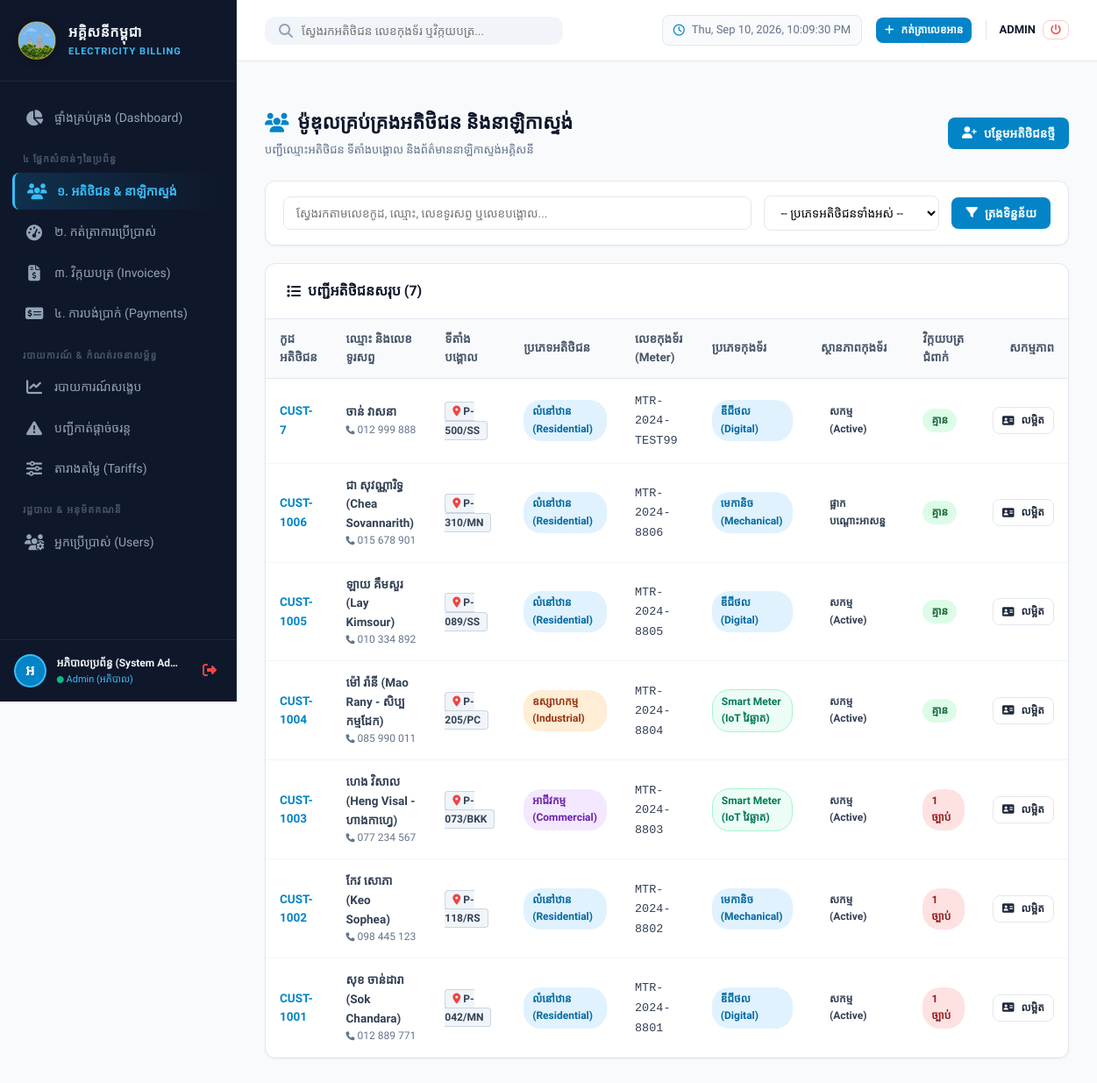
The page /customers (signed in) on the database its author committed.
### tables this page shows
CREATE TABLE users (
        id INTEGER PRIMARY KEY AUTOINCREMENT,
        username TEXT UNIQUE NOT NULL COLLATE NOCASE,
        password_hash TEXT NOT NULL,
        full_name TEXT NOT NULL,
        phone TEXT,
        role TEXT DEFAULT 'staff' CHECK(role IN ('admin', 'staff')),
        status TEXT DEFAULT 'pending' CHECK(status IN ('pending', 'approved', 'rejected')),
        created_at TIMESTAMP DEFAULT CURRENT_TIMESTAMP,
        approved_at TIMESTAMP,
        approved_by TEXT
    );

CREATE TABLE meters (
        id INTEGER PRIMARY KEY AUTOINCREMENT,
        meter_number TEXT UNIQUE NOT NULL,
        customer_id INTEGER,
        meter_type TEXT NOT NULL CHECK(meter_type IN ('mechanical', 'digital', 'smart')),
        install_date DATE NOT NULL,
        initial_kwh REAL DEFAULT 0.0,
        status TEXT DEFAULT 'active' CHECK(status IN ('active', 'suspended', 'disconnected')),
        created_at TIMESTAMP DEFAULT CURRENT_TIMESTAMP,
        FOREIGN KEY (customer_id) REFERENCES customers (id) ON DELETE SET NULL
    );

CREATE TABLE customers (
        id INTEGER PRIMARY KEY AUTOINCREMENT,
        code TEXT UNIQUE NOT NULL,
        name TEXT NOT NULL,
        phone TEXT,
        address TEXT NOT NULL,
        pole_number TEXT NOT NULL,
        customer_type TEXT NOT NULL CHECK(customer_type IN ('residential', 'commercial', 'industrial')),
        created_at TIMESTAMP DEFAULT CURRENT_TIMESTAMP
    );

### app.py (the view)
@app.route('/customers')
@login_required
def customers_list():
    query = request.args.get('q', '').strip()
    cust_type = request.args.get('type', '').strip()
    conn = get_db_connection()
    cursor = conn.cursor()
    sql = """
        SELECT c.*,
               m.id as meter_id, m.meter_number, m.meter_type, m.status as meter_status,
               (SELECT COUNT(*) FROM invoices WHERE customer_id = c.id AND payment_status IN ('unpaid', 'overdue')) as unpaid_count
        FROM customers c
        LEFT JOIN meters m ON m.customer_id = c.id
        WHERE 1=1
    """
    params = []
    if query:
        sql += " AND (c.code LIKE ? OR c.name LIKE ? OR c.phone LIKE ? OR c.pole_number LIKE ?)"
        wildcard = f"%{query}%"
        params.extend([wildcard, wildcard, wildcard, wildcard])
    if cust_type:
        sql += " AND c.customer_type = ?"
        params.append(cust_type)
    sql += " ORDER BY c.id DESC"
    cursor.execute(sql, params)
    customers = cursor.fetchall()
    conn.close()
    return render_template('customers.html', customers=customers, search_query=query, selected_type=cust_type)

### templates/customers.html (shortened to what this page needs)
{% extends "base.html" %}
{% block content %}
<div class="page-header">
    <div class="page-title">
        <h1><i class="fa-solid fa-users" style="color: #0284c7;"></i> ម៉ូឌុលគ្រប់គ្រងអតិថិជន និងនាឡិកាស្ទង់</h1>
        <p>បញ្ជីឈ្មោះអតិថិជន ទីតាំងបង្គោល និងព័ត៌មាននាឡិកាស្ទង់អគ្គិសនី</p>
    </div>
    <button onclick="openModal('addCustomerModal')" class="btn btn-primary">
        <i class="fa-solid fa-user-plus"></i> បន្ថែមអតិថិជនថ្មី
    </button>
</div>
<div class="panel-card" style="margin-bottom: 20px;">
    <div class="panel-body" style="padding: 16px 20px;">
        <form method="GET" action="{{ url_for('customers_list') }}" style="display: flex; gap: 14px; flex-wrap: wrap; align-items: center;">
            <div style="flex-grow: 1; min-width: 250px;">
                <input type="text" name="q" value="{{ search_query }}" class="form-control" placeholder="ស្វែងរកតាមលេខកូដ, ឈ្មោះ, លេខទូរសព្ទ ឬលេខបង្គោល...">
            </div>
            <div style="width: 200px;">
                <select name="type" class="form-select" onchange="this.form.submit()">
                    <option value="">-- ប្រភេទអតិថិជនទាំងអស់ --</option>
                </select>
            </div>
            <button type="submit" class="btn btn-primary">
                <i class="fa-solid fa-filter"></i> ត្រងទិន្នន័យ
            </button>
        </form>
    </div>
</div>
<div class="panel-card">
    <div class="panel-header">
        <h3><i class="fa-solid fa-list"></i> បញ្ជីអតិថិជនសរុប ({{ customers|length }})</h3>
    </div>
    <div class="panel-body" style="padding: 0;">
        <div class="table-responsive">
            <table class="data-table">
                <thead>
                    <tr>
                        <th>កូដអតិថិជន</th>
                        <th>ឈ្មោះ និងលេខទូរសព្ទ</th>
                        <th>ទីតាំងបង្គោល</th>
                        <th>ប្រភេទអតិថិជន</th>
                        <th>លេខកុងទ័រ (Meter)</th>
                        <th>ប្រភេទកុងទ័រ</th>
                        <th>ស្ថានភាពកុងទ័រ</th>
                        <th>វិក្កយបត្រជំពាក់</th>
                        <th style="text-align: right;">សកម្មភាព</th>
                    </tr>
                </thead>
                <tbody>
                    {% for c in customers %}
                    <tr>
                        <td>
                            <a href="{{ url_for('customer_detail', id=c.id) }}" style="font-weight: 700; color: #0284c7; text-decoration: none;">
                                {{ c.code }}
                            </a>
                        </td>
                        <td>
                            <div style="font-weight: 600;">{{ c.name }}</div>
                            <div style="font-size: 12px; color: #64748b;">
                                <i class="fa-solid fa-phone" style="font-size: 10px;"></i> {{ c.phone or 'មិនទាន់មាន' }}
                            </div>
                        </td>
                        <td>
                            <span style="background: #f1f5f9; padding: 3px 8px; border-radius: 4px; font-weight: 600; font-size: 12px; border: 1px solid #cbd5e1;">
                                <i class="fa-solid fa-location-dot" style="color: #ef4444;"></i> {{ c.pole_number }}
                            </span>
                        </td>
                        <td>
                            <span class="badge badge-{{ c.customer_type }}">
                                {{ c.customer_type | khmer_type }}
                            </span>
                        </td>
                        <td>
                            {% if c.meter_number %}
                                <code>{{ c.meter_number }}</code>
                            {% else %}
                                <span style="color: #94a3b8; font-style: italic;">គ្មានកុងទ័រ</span>
                            {% endif %}
                        </td>
                        <td>
                            {% if c.meter_type %}
                                <span class="badge {% if c.meter_type == 'smart' %}badge-smart{% else %}badge-residential{% endif %}">
                                    {{ c.meter_type | meter_type_kh }}
                                </span>
                            {% else %}
                                -
                            {% endif %}
                        </td>
                        <td>
                            {% if c.meter_status %}
                                {% set m_class, m_label = c.meter_status | status_badge %}
                                <span class="badge {{ m_class }}">{{ m_label }}</span>
                            {% else %}
                                -
                            {% endif %}
                        </td>
                        <td>
                            {% if c.unpaid_count > 0 %}
                                <span class="badge badge-overdue">{{ c.unpaid_count }} ច្បាប់</span>
                            {% else %}
                                <span class="badge badge-paid">គ្មាន</span>
                            {% endif %}
                        </td>
                        <td style="text-align: right;">
                            <a href="{{ url_for('customer_detail', id=c.id) }}" class="btn btn-outline btn-sm">
                                <i class="fa-solid fa-address-card"></i> លម្អិត
                            </a>
                        </td>
                    </tr>
                    {% endfor %}
                </tbody>
            </table>
        </div>
    </div>
</div>
{% endblock %}

### templates/base.html (shortened to what this page needs)
<!DOCTYPE html>
<html lang="km">
<head>
    <link rel="stylesheet" href="https://cdnjs.cloudflare.com/ajax/libs/font-awesome/6.4.0/css/all.min.css">
    <link rel="stylesheet" href="{{ url_for('static', filename='css/style.css') }}">
    <link rel="stylesheet" href="{{ url_for('static', filename='css/print.css') }}" media="print">
</head>
<body>
    <div class="app-container">
        <aside class="sidebar no-print">
            <div class="sidebar-header">
                <div class="logo-badge-img">
                    <img src="{{ url_for('static', filename='img/logo.png') }}" alt="Logo" class="sidebar-app-logo">
                </div>
                <div class="sidebar-title">
                    <h2>អគ្គិសនីកម្ពុជា</h2>
                    <p>Electricity Billing</p>
                </div>
            </div>
            <ul class="sidebar-menu">
                <li class="sidebar-item {% if request.endpoint == 'index' %}active{% endif %}">
                    <a href="{{ url_for('index') }}" class="sidebar-link">
                        <i class="fa-solid fa-chart-pie"></i>
                        <span>ផ្ទាំងគ្រប់គ្រង (Dashboard)</span>
                    </a>
                </li>
                <li class="menu-section">៤ ផ្នែកសំខាន់ៗនៃប្រព័ន្ធ</li>
                <li class="sidebar-item {% if request.endpoint in ['customers_list', 'customer_detail'] %}active{% endif %}">
                    <a href="{{ url_for('customers_list') }}" class="sidebar-link">
                        <i class="fa-solid fa-users"></i>
                        <span>១. អតិថិជន & នាឡិកាស្ទង់</span>
                    </a>
                </li>
                <li class="sidebar-item {% if request.endpoint == 'readings_list' %}active{% endif %}">
                    <a href="{{ url_for('readings_list') }}" class="sidebar-link">
                        <i class="fa-solid fa-gauge-high"></i>
                        <span>២. កត់ត្រាការប្រើប្រាស់</span>
                    </a>
                </li>
                <li class="sidebar-item {% if request.endpoint in ['invoices_list', 'invoice_detail'] %}active{% endif %}">
                    <a href="{{ url_for('invoices_list') }}" class="sidebar-link">
                        <i class="fa-solid fa-file-invoice-dollar"></i>
                        <span>៣. វិក្កយបត្រ (Invoices)</span>
                    </a>
                </li>
                <li class="sidebar-item {% if request.endpoint == 'payments_list' %}active{% endif %}">
                    <a href="{{ url_for('payments_list') }}" class="sidebar-link">
                        <i class="fa-solid fa-money-check-dollar"></i>
                        <span>៤. ការបង់ប្រាក់ (Payments)</span>
                    </a>
                </li>
                <li class="menu-section">របាយការណ៍ & កំណត់រចនាសម្ព័ន្ធ</li>
                <li class="sidebar-item {% if request.endpoint == 'reports_view' %}active{% endif %}">
                    <a href="{{ url_for('reports_view') }}" class="sidebar-link">
                        <i class="fa-solid fa-chart-line"></i>
                        <span>របាយការណ៍សង្ខេប</span>
                    </a>
                </li>
                <li class="sidebar-item {% if request.endpoint == 'reports_disconnections' %}active{% endif %}">
                    <a href="{{ url_for('reports_disconnections') }}" class="sidebar-link">
                        <i class="fa-solid fa-triangle-exclamation"></i>
                        <span>បញ្ជីកាត់ផ្ដាច់ចរន្ត</span>
                    </a>
                </li>
                <li class="sidebar-item {% if request.endpoint == 'tariffs_view' %}active{% endif %}">
                    <a href="{{ url_for('tariffs_view') }}" class="sidebar-link">
                        <i class="fa-solid fa-sliders"></i>
                        <span>តារាងតម្លៃ (Tariffs)</span>
                    </a>
                </li>
                {% if current_user and current_user.role == 'admin' %}
                <li class="menu-section">រដ្ឋបាល & អនុម័តគណនី</li>
                <li class="sidebar-item {% if request.endpoint == 'users_list' %}active{% endif %}">
                    <a href="{{ url_for('users_list') }}" class="sidebar-link">
                        <i class="fa-solid fa-users-gear"></i>
                        <span>អ្នកប្រើប្រាស់ (Users)</span>
                    </a>
                </li>
                {% endif %}
            </ul>
            <div class="sidebar-footer">
                <div class="user-avatar" style="overflow: hidden; background: #0284c7; color: white;">
                    {{ (current_user.full_name[:1] if current_user else 'U') }}
                </div>
                <div class="user-info" style="flex-grow: 1; min-width: 0;">
                    <div class="name" style="white-space: nowrap; overflow: hidden; text-overflow: ellipsis;">
                        {{ current_user.full_name if current_user else 'ភ្ញៀវ (Guest)' }}
                    </div>
                    <div class="role" style="font-size: 11px; color: #38bdf8;">
                        <i class="fa-solid fa-circle" style="font-size: 8px; color: #10b981;"></i>
                        {{ 'Admin (អភិបាល)' if current_user and current_user.role == 'admin' else 'បុគ្គលិក (Staff)' }}
                    </div>
                </div>
                <a href="{{ url_for('logout') }}" title="ចាកចេញ (Logout)" style="color: #ef4444; font-size: 16px; padding: 6px; text-decoration: none;">
                    <i class="fa-solid fa-right-from-bracket"></i>
                </a>
            </div>
        </aside>
        <div class="main-wrapper">
            <header class="top-nav no-print">
                <div class="nav-search">
                    <i class="fa-solid fa-magnifying-glass" style="color: #94a3b8;"></i>
                    <input type="text" placeholder="ស្វែងរកអតិថិជន លេខកុងទ័រ ឬវិក្កយបត្រ..." onkeydown="if(event.key==='Enter') window.location.href='/customers?q='+this.value">
                </div>
                <div class="nav-actions">
                    <div class="live-time">
                        <i class="fa-regular fa-clock" style="color: #0284c7;"></i>
                        <span id="liveClock">កំពុងផ្ទុក...</span>
                    </div>
                    <a href="{{ url_for('readings_list') }}" class="btn btn-primary btn-sm">
                        <i class="fa-solid fa-plus"></i> កត់ត្រាលេខអាន
                    </a>
                    <div style="display: flex; align-items: center; gap: 8px; border-left: 1px solid var(--card-border); padding-left: 14px;">
                        <span style="font-size: 13px; font-weight: 600; color: #0f172a;">
                            {{ current_user.username if current_user else 'ADMIN' }}
                        </span>
                        <a href="{{ url_for('logout') }}" class="btn btn-outline btn-sm" style="color: #ef4444; border-color: #fecaca; padding: 4px 8px;">
                            <i class="fa-solid fa-power-off"></i>
                        </a>
                    </div>
                </div>
            </header>
            <main class="page-content">
                {% block content %}{% endblock %}
            </main>
        </div>
    </div>
</body>
</html>

### rows shown on the page
users: full_name "អ", full_name "អភិបាលប្រព័ន្ធ (System Ad…", role "Admin (អភិបាល)", username "ADMIN"
meters: code "CUST-7", name "ចាន់ វាសនា", phone "012 999 888", pole_number "P-500/SS", customer_type|khmer_type "លំនៅឋាន (Residential)", meter_number "MTR-2024-TEST99", meter_type|meter_type_kh "ឌីជីថល (Digital)", m_label "សកម្ម (Active)", shows "គ្មាន"
meters: code "CUST-1006", name "ជា សុវណ្ណារិទ្ធ (Chea Sovannarith)", phone "015 678 901", pole_number "P-310/MN", customer_type|khmer_type "លំនៅឋាន (Residential)", meter_number "MTR-2024-8806", meter_type|meter_type_kh "មេកានិច (Mechanical)", m_label "ផ្អាកបណ្ដោះអាសន្ន", shows "គ្មាន"
meters: code "CUST-1005", name "ឡាយ គឹមសួរ (Lay Kimsour)", phone "010 334 892", pole_number "P-089/SS", customer_type|khmer_type "លំនៅឋាន (Residential)", meter_number "MTR-2024-8805", meter_type|meter_type_kh "ឌីជីថល (Digital)", m_label "សកម្ម (Active)", shows "គ្មាន"
meters: code "CUST-1004", name "ម៉ៅ រ៉ានី (Mao Rany - សិប្បកម្មដែក)", phone "085 990 011", pole_number "P-205/PC", customer_type|khmer_type "ឧស្សាហកម្ម (Industrial)", meter_number "MTR-2024-8804", meter_type|meter_type_kh "Smart Meter (IoT វៃឆ្លាត)", m_label "សកម្ម (Active)", shows "គ្មាន"
meters: code "CUST-1003", name "ហេង វិសាល (Heng Visal - ហាងកាហ្វេ)", phone "077 234 567", pole_number "P-073/BKK", customer_type|khmer_type "អាជីវកម្ម (Commercial)", meter_number "MTR-2024-8803", meter_type|meter_type_kh "Smart Meter (IoT វៃឆ្លាត)", m_label "សកម្ម (Active)", unpaid_count "1"
meters: code "CUST-1002", name "កែវ សោភា (Keo Sophea)", phone "098 445 123", pole_number "P-118/RS", customer_type|khmer_type "លំនៅឋាន (Residential)", meter_number "MTR-2024-8802", meter_type|meter_type_kh "មេកានិច (Mechanical)", m_label "សកម្ម (Active)", unpaid_count "1"
meters: code "CUST-1001", name "សុខ ចាន់ដារា (Sok Chandara)", phone "012 889 771", pole_number "P-042/MN", customer_type|khmer_type "លំនៅឋាន (Residential)", meter_number "MTR-2024-8801", meter_type|meter_type_kh "ឌីជីថល (Digital)", m_label "សកម្ម (Active)", unpaid_count "1"

### other values the page prints
{{ customers|length }} "7"
